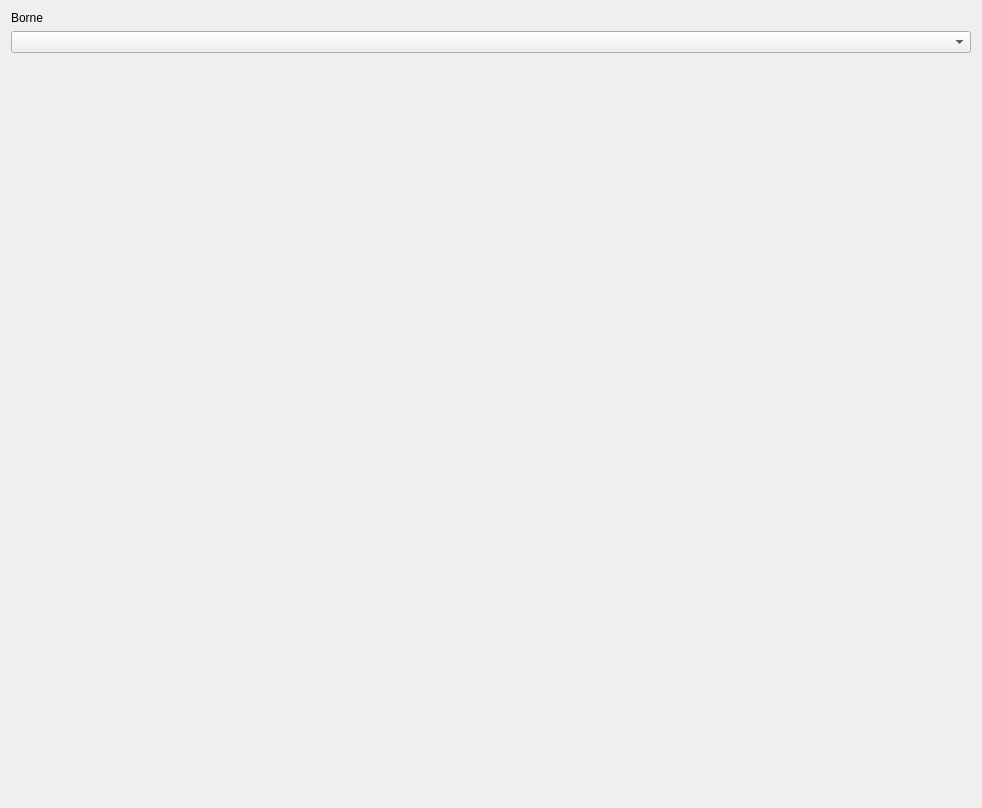
<?xml version="1.0" encoding="UTF-8"?>
<ui version="4.0">
 <class>test</class>
 <widget class="QWidget" name="test">
  <property name="geometry">
   <rect>
    <x>0</x>
    <y>0</y>
    <width>982</width>
    <height>808</height>
   </rect>
  </property>
  <property name="windowTitle">
   <string>test</string>
  </property>
  <layout class="QVBoxLayout" name="verticalLayout">
   <item>
    <widget class="QLabel" name="label">
     <property name="text">
      <string>Borne</string>
     </property>
    </widget>
   </item>
   <item>
    <widget class="QComboBox" name="cbBornes"/>
   </item>
   <item>
    <widget class="QWidget" name="widgetBill" native="true">
     <property name="sizePolicy">
      <sizepolicy hsizetype="Preferred" vsizetype="Expanding">
       <horstretch>0</horstretch>
       <verstretch>0</verstretch>
      </sizepolicy>
     </property>
    </widget>
   </item>
  </layout>
 </widget>
 <layoutdefault spacing="6" margin="11"/>
 <resources/>
 <connections/>
</ui>
